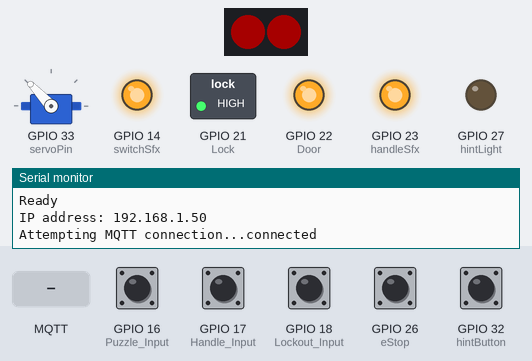
Recording of a sketch running on a simulated ESP32. Shown: servo, 2 RGB LEDs in strip order, left to right, switched loads named in the sketch (green lamp = pin HIGH), output pins drawn as LEDs (lit = HIGH), the last lines printed to the serial monitor. Dashed ring = blinking. The inputs (shaded band) are chosen by the test bench; at power-on: GPIO 16 (Puzzle_Input), GPIO 17 (Handle_Input), GPIO 18 (Lockout_Input), GPIO 26 (eStop), GPIO 32 (hintButton) HIGH. Dim RGB values are drawn brighter than linear; WiFi joins after 1.5 s; servers stay silent unless stated; random numbers use the default seed unless the sketch sets one; no MQTT or app messages arrive unless stated.

Above: at 2.7 s.
2.8 s: GPIO 16 (Puzzle_Input) pulled LOW for 0.15 s
At 4.0 s:
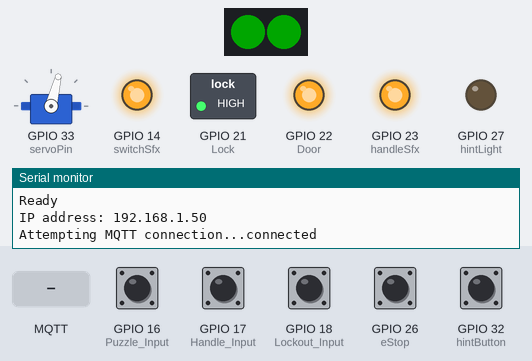
4.4 s: MQTT message "hintSuggested" arrives on the first subscribed topic
At 4.46 s:
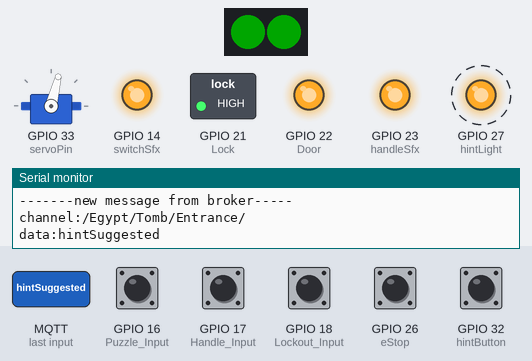
7.4 s: MQTT message "open" arrives on the first subscribed topic
At 7.46 s:
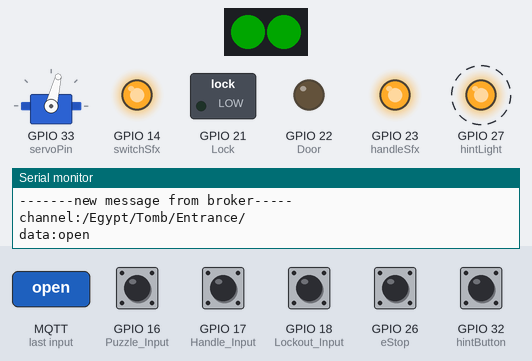
10.4 s: MQTT message "close" arrives on the first subscribed topic
At 11.5 s:
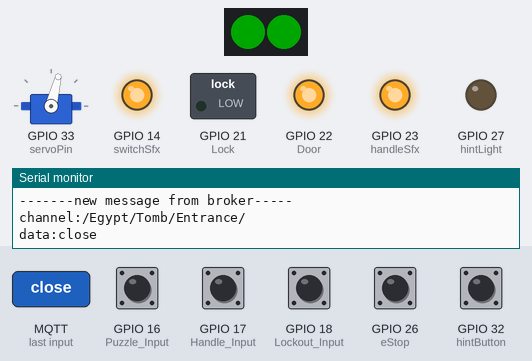
13.4 s: GPIO 32 (hintButton) pulled LOW for 0.15 s
16.5 s: MQTT message "reset" arrives on the first subscribed topic
At 18.0 s:
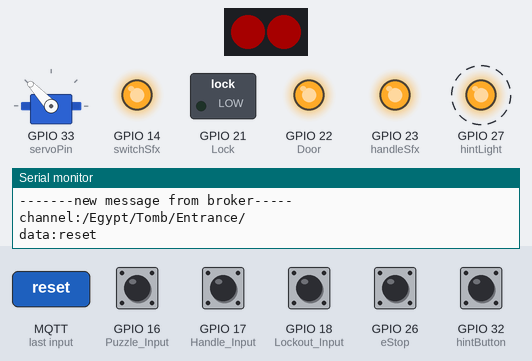
Timing chart, 0 to 20.5 s (numbered marks = the images above; inputs shaded):
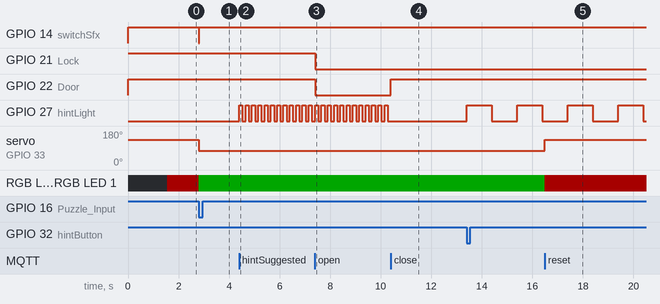

Measured:
- after the input at 2.8 s, GPIO 14 (switchSfx): HIGH → LOW at once, → HIGH 0.02 s later; servo on GPIO 33 (servoPin): 133° → 76° at once; RGB LED 0, RGB LED 1: RGB(40, 0, 0) → RGB(0, 40, 0) at once
- after the input at 4.4 s, GPIO 27 (hintLight): alternates HIGH for 0.13 s and LOW for 0.13 s, starting at once
- after the input at 7.4 s, GPIO 21 (Lock), GPIO 22 (Door): HIGH → LOW at once
- after the input at 10.4 s, GPIO 22 (Door): LOW → HIGH at once
- after the input at 16.5 s, servo on GPIO 33 (servoPin): 76° → 133° at once; RGB LED 0, RGB LED 1: RGB(0, 40, 0) → RGB(40, 0, 0) at once

The sketch:

FranksTombEntranceEsp32_WithServo_OTA_V2.ino
```cpp
//This code was current as of 11-22-22. Added Watchdog


#include <PubSubClient.h>
#include <WiFi.h>
#include <ESPmDNS.h>
#include <WiFiUdp.h>
#include <ArduinoOTA.h>
#include <ESP32Servo.h>
#include <FastLED.h>
Servo servo1;

#ifndef STASSID
#define STASSID "Control booth"
#define STAPSK  "MontyLives"
#endif

const char* ssid     = STASSID;
const char* password = STAPSK;
const char* mqtt_server = "192.168.86.101";

#define mqtt_port 1883
#define MQTT_USER ""
#define MQTT_PASSWORD ""
#define MQTT_SERIAL_PUBLISH_CH "/icircuit/ESP32/serialdata/tx"
#define MQTT_SERIAL_RECEIVER_CH "/icircuit/ESP32/serialdata/rx"

#define DATA_PIN    15
#define LED_TYPE    WS2812B
#define COLOR_ORDER GRB
#define NUM_LEDS    2
CRGB leds[NUM_LEDS];
#define BRIGHTNESS          255
#define FRAMES_PER_SECOND  120

#define servoPin 33
#define Puzzle_Input 16
#define Lockout_Input 18
#define Lock 21
#define Door 22
#define Handle_Input 17
#define handleSfx 23
#define switchSfx 14
#define hintButton 32
#define hintLight 27
#define eStop 26
boolean Puzzle_Solved=false;
boolean Handle_Up=false;
unsigned long previousMillis = 0;
unsigned long interval = 10000;
bool hintR=false;        //hint requested via Hint button in room
bool flashHint=false;    //True when hint has been requested and not yet given
bool mqttHint=false;     //True when operator wants to suggest a hint resets to false after 10 seconds of flashing
bool estop=false;
bool handleMoved=false;

WiFiClient wifiClient;

PubSubClient client(wifiClient);

void setup_wifi() {

   Serial.println("Booting");
  WiFi.mode(WIFI_STA);
  WiFi.begin(ssid, password);
  while (WiFi.waitForConnectResult() != WL_CONNECTED) {
    Serial.println("Connection Failed! Rebooting...");
    delay(5000);
    ESP.restart();
  }

  // Port defaults to 3232
  // ArduinoOTA.setPort(3232);

  // Hostname defaults to esp3232-[MAC]
  ArduinoOTA.setHostname("Tomb_Entrance_Esp32_WithServo_OTAv2");

  // No authentication by default
  // ArduinoOTA.setPassword("admin");

  // Password can be set with it's md5 value as well
  // MD5(admin) = 21232f297a57a5a743894a0e4a801fc3
  // ArduinoOTA.setPasswordHash("21232f297a57a5a743894a0e4a801fc3");

  ArduinoOTA
    .onStart([]() {
      String type;
      if (ArduinoOTA.getCommand() == U_FLASH)
        type = "sketch";
      else // U_SPIFFS
        type = "filesystem";

      // NOTE: if updating SPIFFS this would be the place to unmount SPIFFS using SPIFFS.end()
      Serial.println("Start updating " + type);
    })
    .onEnd([]() {
      Serial.println("\nEnd");
    })
    .onProgress([](unsigned int progress, unsigned int total) {
      Serial.printf("Progress: %u%%\r", (progress / (total / 100)));
    })
    .onError([](ota_error_t error) {
      Serial.printf("Error[%u]: ", error);
      if (error == OTA_AUTH_ERROR) Serial.println("Auth Failed");
      else if (error == OTA_BEGIN_ERROR) Serial.println("Begin Failed");
      else if (error == OTA_CONNECT_ERROR) Serial.println("Connect Failed");
      else if (error == OTA_RECEIVE_ERROR) Serial.println("Receive Failed");
      else if (error == OTA_END_ERROR) Serial.println("End Failed");
    });

  ArduinoOTA.begin();

  Serial.println("Ready");
  Serial.print("IP address: ");
  Serial.println(WiFi.localIP());

}

void reconnect() {
  // Loop until we're reconnected
  while (!client.connected()) {
    Serial.print("Attempting MQTT connection...");
    // Create a random client ID
    String clientId = "Tomb_Entrance_Esp32-";
    clientId += String(random(0xffff), HEX);
    // Attempt to connect
    if (client.connect(clientId.c_str(), MQTT_USER, MQTT_PASSWORD)) {
      Serial.println("connected");
      //Once connected, publish an announcement...
      client.publish("/Egypt/Tomb/", "Tomb Door (Archive Entrance) Online");
      // ... and resubscribe
      client.subscribe("/Egypt/Tomb/Entrance/");
      client.subscribe("/Egypt/Tomb/Entrance/Hint/");
    } else {
      Serial.print("failed, rc=");
      Serial.print(client.state());
      Serial.println(" try again in 5 seconds");
      // Wait 5 seconds before retrying
      wait(5000);
    }
  }
}

void callback(char* topic, byte *payload, unsigned int length) {
  payload[length] = '\0';
  String message = (char*)payload;
  Serial.println("-------new message from broker-----");
  Serial.print("channel:");
  Serial.println(topic);
  Serial.print("data:");
  Serial.write(payload, length);
  Serial.println();
  if (message == "open") {
    digitalWrite(Lock, LOW);
    digitalWrite(Door, LOW);
    checkConnection();
    client.publish("/Egypt/Tomb/","Entrance Opened");
  }
  else if (message == "close"){
    digitalWrite(Door, HIGH);
    wait(3750);
    digitalWrite(Lock, HIGH);
    checkConnection();
    client.publish("/Egypt/Tomb/","Entrance Closed");
  }
  else if (message == "reset" && digitalRead(Puzzle_Input) == LOW){
      client.publish("/Egypt/Tomb/","Switch puzzle needs physical reset");
      }
  else if (message == "reset" && digitalRead(Handle_Input) == LOW){
      client.publish("/Egypt/Tomb/","Handle needs physical reset");
      }

  else if (message == "reset"){
    checkConnection();
    Handle_Up=false;
    Puzzle_Solved=false;
    handleMoved=false;
    fill_solid( leds, NUM_LEDS, CHSV(0, 255, 100));
    FastLED.show();
    servo1.write(1900);//Set to proper positionservoWrite(1950);//
    client.publish("/Egypt/Tomb/","Tomb Switch Box Reset");
  }
  else if (message == "hintSuggested") {
    checkConnection();
    client.publish("/Egypt/Tomb/","Tomb Mqtt hint suggested");
    mqttHint=true;
  }
  else if (message == "on"){

    digitalWrite(hintLight, LOW);
    checkConnection();
    client.publish("/Egypt/Tomb/","Tomb hint button light is on");
    flashHint=false;
    mqttHint=false;
    hintR=false;
  }
   else if (message == "off"){

    digitalWrite(hintLight, HIGH);
    checkConnection();
    client.publish("/Egypt/Tomb/","Tomb hint button light is off");
    flashHint=false;
    mqttHint=false;
    hintR=false;
  }

}

void setup() {

  ESP32PWM::allocateTimer(0);
  ESP32PWM::allocateTimer(1);
  ESP32PWM::allocateTimer(2);
  ESP32PWM::allocateTimer(3);
  servo1.setPeriodHertz(50);    // standard 50 hz servo

  servo1.attach(servoPin, 500, 2400);
  servo1.write(1900);

  // using default min/max of 1000us and 2000us
  // different servos may require different min/max settings
  // for an accurate 0 to 180 sweep

  Serial.begin(115200);
  //servoWrite(1950);
  pinMode(Puzzle_Input, INPUT_PULLUP);
  pinMode(Handle_Input, INPUT_PULLUP);
  pinMode(Lockout_Input,INPUT_PULLUP);
  pinMode(Lock, OUTPUT);
  pinMode(Door, OUTPUT);
  pinMode(handleSfx, OUTPUT);
  pinMode(switchSfx, OUTPUT);
  pinMode(hintLight, OUTPUT);
  pinMode(hintButton, INPUT_PULLUP);
  pinMode(eStop, INPUT_PULLUP);

  digitalWrite(Lock, HIGH);
  digitalWrite(Door,HIGH);
  digitalWrite(handleSfx,HIGH);
  digitalWrite(switchSfx,HIGH);
  digitalWrite(hintLight,LOW);
  Serial.setTimeout(500);// Set time out for
  setup_wifi();
  client.setServer(mqtt_server, mqtt_port);
  client.setCallback(callback);
  reconnect();
  // tell FastLED about the LED strip configuration
  FastLED.addLeds<LED_TYPE, DATA_PIN, COLOR_ORDER>(leds, NUM_LEDS).setCorrection(TypicalLEDStrip);
  //FastLED.addLeds<LED_TYPE,DATA_PIN,CLK_PIN,COLOR_ORDER>(leds, NUM_LEDS).setCorrection(TypicalLEDStrip);

  // set master brightness control
  FastLED.setBrightness(BRIGHTNESS);
  fill_solid( leds, NUM_LEDS, CHSV(0, 255, 100));
    FastLED.show();
}

void checkConnection() {
  unsigned long currentMillis = millis();
// if WiFi is down, try reconnecting
if ((WiFi.status() != WL_CONNECTED) && (currentMillis - previousMillis >=interval)) {
  Serial.print(millis());
  Serial.println("Reconnecting to WiFi...");
  WiFi.disconnect();
  WiFi.reconnect();
  previousMillis = currentMillis;
}
  if (!client.connected()) {
    Serial.println("Lost connection");
    reconnect();
  }
  if ((currentMillis - previousMillis >=interval)) {
    client.publish("/Egypt/Tomb/", "Tomb Entrance Watchdog");
    previousMillis = currentMillis;

  }
}
void wait(uint16_t msWait)
{
  uint32_t start = millis();
  while ((millis() - start) < msWait)
  {
    client.loop();
    checkConnection();
    readButtons();
  }
}
void servoWrite(int microseconds) {
  servo1.attach(servoPin,1000, 2900);//myservo.attach(servoPin, 1000, 2000); // attaches the servo on pin 18 to the servo object
  servo1.write(microseconds);
  wait(650);
  servo1.detach();
}
void readButtons(){
  if (digitalRead (hintButton)==LOW && !hintR){
    hintR=true;
    client.publish("/Egypt/Tomb/","Tomb hint button pressed");
    mqttHint=false;
    flashHint=true;
    flash();
    }
    if (digitalRead (eStop)==LOW && !estop){
    estop=true;
    client.publish("/Egypt/Tomb/","Tomb Estop button pressed");
    }
    if (digitalRead(Puzzle_Input) == LOW && !Puzzle_Solved) {
    digitalWrite(switchSfx,LOW);
    Puzzle_Solved=true;
    fill_solid( leds, NUM_LEDS, CHSV(95, 255, 100));
    FastLED.show();
    servo1.write(1300);//servoWrite(1300);//
    client.publish("/Egypt/Tomb/","Switch Puzzle Solved");
    delay(20);
    digitalWrite(switchSfx,HIGH);
  }
  if (digitalRead(Handle_Input) == LOW && !Handle_Up && Puzzle_Solved) {
    Handle_Up=true;
    client.publish("/Egypt/Tomb/","Handle Up");
  }
  if (digitalRead(Lockout_Input) == LOW && !Puzzle_Solved && !handleMoved) {
    digitalWrite(handleSfx,LOW);
    client.publish("/Egypt/Tomb/","Handle Moved");
    handleMoved=true;
    delay(100);
    digitalWrite(handleSfx,HIGH);
  }
  if (digitalRead(Lockout_Input) == HIGH && !Puzzle_Solved && handleMoved) {
    client.publish("/Egypt/Tomb/","Handle Released");
    handleMoved=false;
    delay(20);
  }
  }
  void flash() {
  while (flashHint){
    digitalWrite(hintLight,HIGH);
   wait(1000);
   if (!flashHint){
    break;
    }
    digitalWrite(hintLight,LOW);
   wait(1000);
   if (!flashHint){
    break;
    }
   ArduinoOTA.handle();
    }
  }
  void mqttFlash() {
    int i=1;
  while (mqttHint && i<40){
    digitalWrite(hintLight,HIGH);
   wait(125);
   if(!mqttHint){
    break;
    }
   digitalWrite(hintLight,LOW);
   wait(125);
   i++;
   ArduinoOTA.handle();
   if(!mqttHint){
    break;
    }
    }
    mqttHint=false;
  }
void loop() {
  ArduinoOTA.handle();
  readButtons();
  checkConnection();
  client.loop();
  mqttFlash();

}
```
